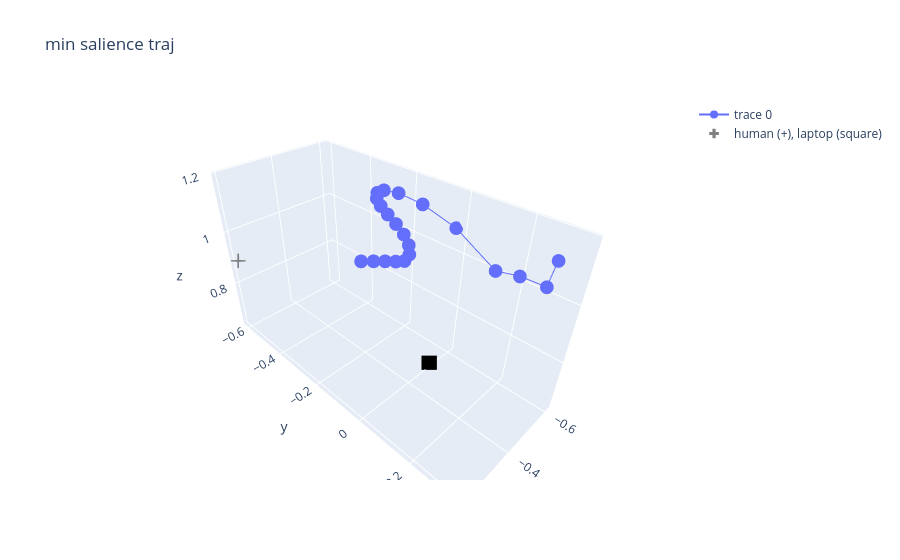

The code cell stored with this chart in its notebook:
### Code cell
vis_trajectory(min_salience_traj, "min salience traj")

### Figure 1 — Plotly figure (JSON) as saved in the notebook; plotly's stock layout.template omitted (floating-point values rounded to 4 significant figures)
{"data": [{"mode": "lines+markers", "type": "scatter3d", "x": [-0.4801, -0.5178, -0.5729, -0.5995, -0.6152, -0.5933, -0.5623, -0.537, -0.5222, -0.5183, -0.5242, -0.5379, -0.5567, -0.5761, -0.5913, -0.5989, -0.5973, -0.5901, -0.5781, -0.561, -0.5386], "y": [0.337, 0.3116, 0.2144, 0.1282, -0.02906, -0.1421, -0.2123, -0.249, -0.2625, -0.2608, -0.2497, -0.2333, -0.2149, -0.1985, -0.1889, -0.1914, -0.2105, -0.2436, -0.2827, -0.3225, -0.3626], "z": [1.186, 1.085, 1.044, 1.01, 1.08, 1.125, 1.149, 1.155, 1.147, 1.13, 1.107, 1.08, 1.047, 1.009, 0.9679, 0.9283, 0.8959, 0.8824, 0.8717, 0.8619, 0.8539]}, {"marker": {"color": ["gray", "black"], "showscale": false, "size": 8, "symbol": ["cross", "square"]}, "mode": "markers", "name": "human (+), laptop (square)", "type": "scatter3d", "x": [-0.2, -0.5], "y": [-0.6, 0], "z": [0.9, 0.635]}], "layout": {"title": {"text": "min salience traj"}}}
